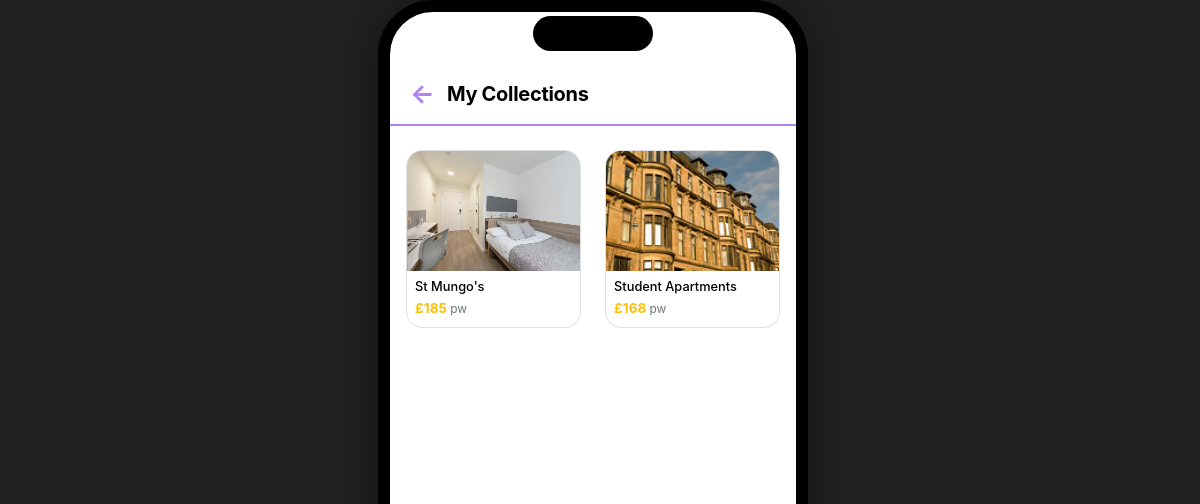
Screenshot of /my-collection/ (signed in) with the database file from the repository.
### properties/models.py (models this page shows, shortened)
class Property(models.Model):
    title = models.CharField(max_length=200)
    description = models.TextField()
    price = models.IntegerField(verbose_name="Price (£/week)")
    zip_code = models.CharField(max_length=10)
    image = models.ImageField(upload_to="images/", blank=True, null=True)
    user = models.ForeignKey(User, on_delete=models.CASCADE)
    created_at = models.DateTimeField(auto_now_add=True)
    address = models.CharField(max_length=300, blank=True, verbose_name="Full Address")
    area = models.CharField(max_length=100, blank=True, null=True)
    latitude = models.DecimalField(max_digits=9, decimal_places=7, null=True, blank=True, verbose_name="Latitude")
    longitude = models.DecimalField(max_digits=10, decimal_places=7, null=True, blank=True, verbose_name="Longitude")
    distance_from_campus = models.CharField(max_length=50, blank=True, verbose_name="Distance from Campus")

### properties/views.py (the view)
# urls.py: path('my-collection/', views.my_collection, name='my_collection'),
@login_required
def my_collection(request):
    collected_properties = Property.objects.filter(
        collected_by__user=request.user
    ).order_by("-created_at")
    return render(request, "collections/my_collection.html", {"properties": collected_properties})

### properties/templates/collections/my_collection.html (shortened to what this page needs)
{% extends 'base/base.html' %}
{% block content %}
<div class="header-nav">
    {% if request.GET.from == 'dashboard' %}
        <a href="{% url 'user_dashboard' %}" class="back-btn">←</a>
    {% else %}
        <a href="{% url 'home' %}" class="back-btn">←</a>
    {% endif %}
    <div class="page-title">My Collections</div>
</div>
<div class="container mt-4 mb-5 px-3">
    <div class="row">
        {% for p in properties %}
        <div class="col-6 mb-3">
            <div class="card h-100">
                <a href="{% url 'property_detail' p.id %}">
                    {% if p.image %}
                    <img src="{{ p.image.url }}" class="card-img-top" style="height:120px; object-fit:cover;">
                    {% else %}
                    <div style="height:120px; background:#f5f5f7;" class="d-flex align-items-center justify-content-center small text-muted">No Image</div>
                    {% endif %}
                    <div class="card-body p-2">
                        <h6 style="font-size: 0.8rem; color:#000;" class="mb-1 text-truncate">{{ p.title }}</h6>
                        <div class="text-warning fw-bold" style="font-size: 0.85rem;">
                            £{{ p.price }} <small class="text-secondary fw-normal">pw</small>
                        </div>
                    </div>
                </a>
            </div>
        </div>
        {% empty %}
        <div class="col-12 empty-state">
            <div class="empty-icon">⭐</div>
            <p style="color:#999; margin-top:20px;">Your collection is empty.</p>
            <a href="{% url 'home' %}" class="btn-explore">Find Properties</a>
        </div>
        {% endfor %}
    </div>
</div>
<div style="height: 60px;"></div>
{% endblock %}

### rows the page displays
Property: image (picture), title "St Mungo's", price "185"
Property: image (picture), title "Student Apartments", price "168"
